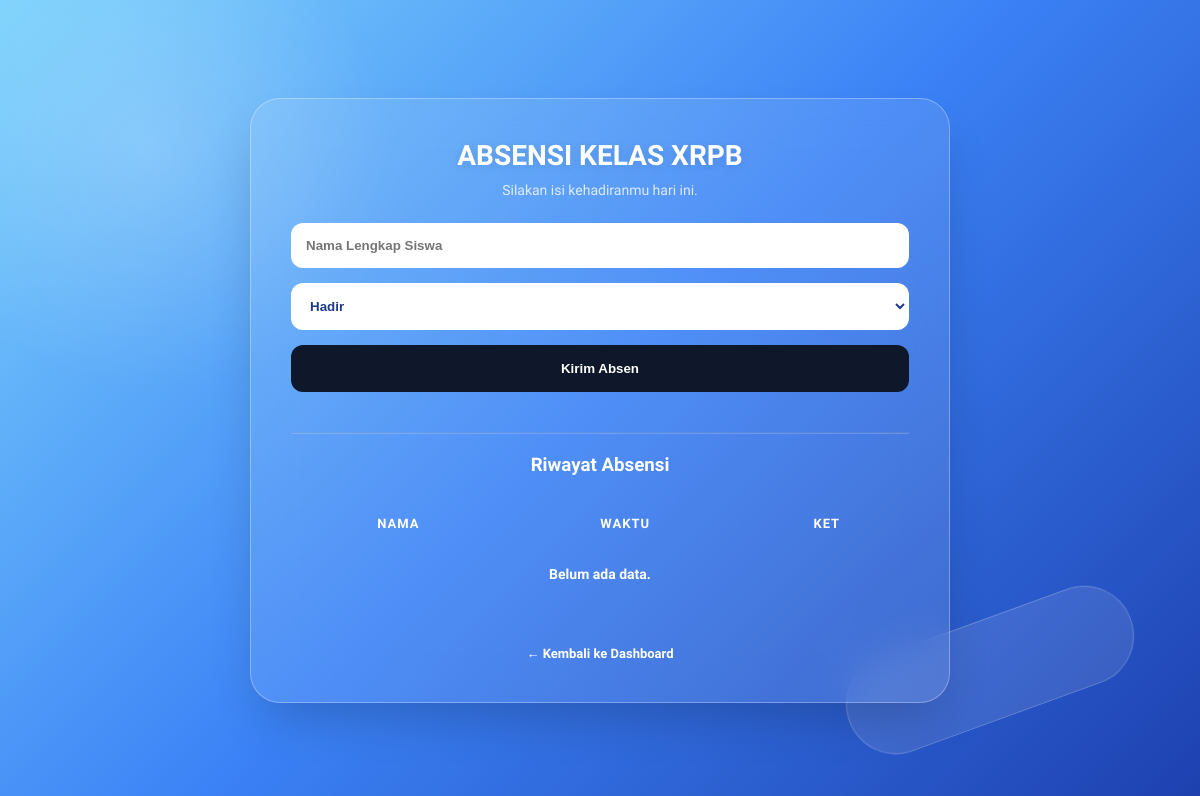
The app's page /absensi (signed in), older data.
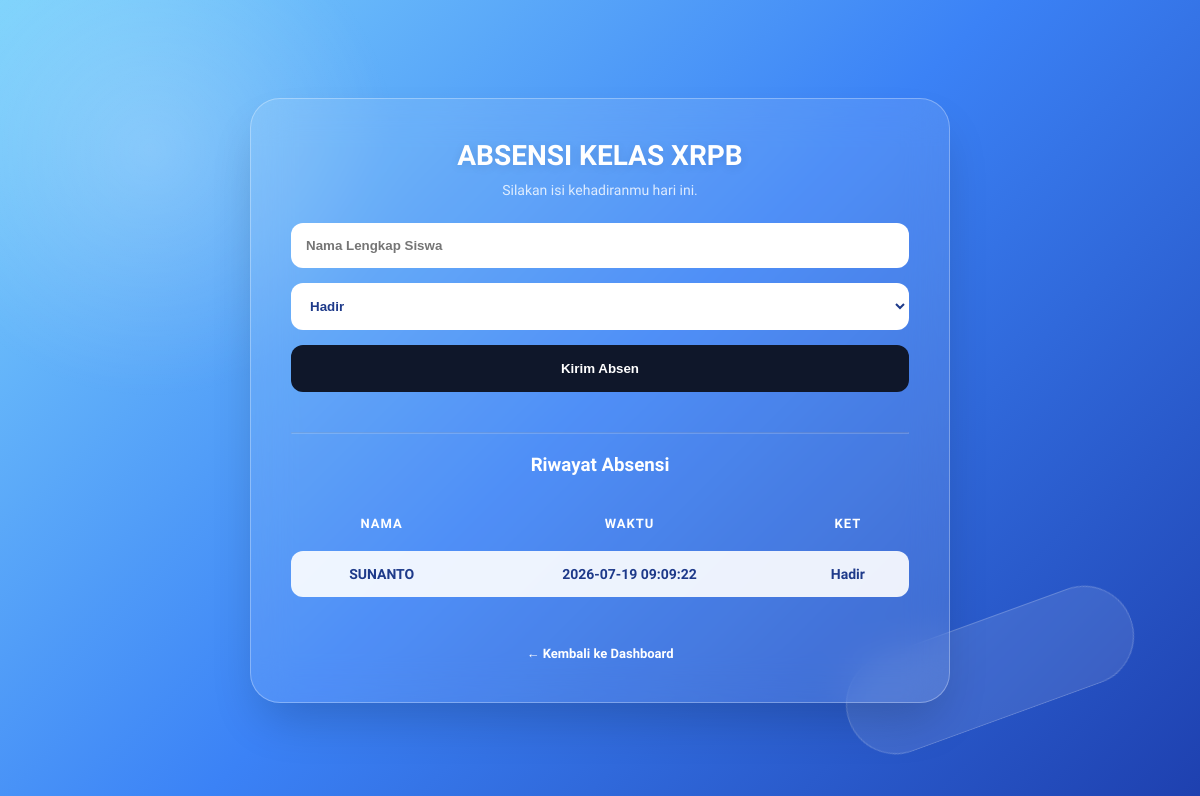
The same page, newer data.
### tables this page shows
CREATE TABLE absensi ( 
		id INTEGER PRIMARY KEY AUTOINCREMENT,
		nama TEXT NOT NULL,
		tanggal TIMESTAMP DEFAULT CURRENT_TIMESTAMP,
		keterangan TEXT NOT NULL
	);

### app.py (the view, shortened to what this page needs)
@app.route('/absensi', methods=['GET', 'POST'])
def absensi():
    if 'user' not in session:
        return redirect('/login')
    conn = get_db_connection()
    daftar_absen = conn.execute('SELECT * FROM absensi ORDER BY tanggal DESC').fetchall()
    conn.close()
    return render_template('absensi.html', data_absen=daftar_absen)

### app.py (called while the page is built)
def get_db_connection():
    conn = sqlite3.connect('database.db')
    conn.row_factory = sqlite3.Row
    return conn

### templates/absensi.html (shortened to what this page needs)
<!DOCTYPE html>
<html lang="id">
<head>
    <link rel="stylesheet" href="{{ url_for('static', filename='style.css') }}">
</head>
<body>
    <div class="art-bg"><div class="art-1"></div><div class="art-2"></div></div>
    <div class="container">
        <h1>ABSENSI KELAS XRPB</h1>
        <p>Silakan isi kehadiranmu hari ini.</p>
        <form action="/absensi" method="POST">
            <input type="text" name="nama" placeholder="Nama Lengkap Siswa" required>
            <select name="keterangan">
                <option value="Hadir">Hadir</option>
            </select>
            <button type="submit" class="button">Kirim Absen</button>
        </form>
        <hr style="opacity: 0.2; margin: 20px 0;">
        <h3>Riwayat Absensi</h3>
        <table>
            <thead>
                <tr>
                    <th>Nama</th>
                    <th>Waktu</th>
                    <th>Ket</th>
                </tr>
            </thead>
            <tbody>
                {% for absen in data_absen %}
                <tr>
                    <td>{{ absen.nama }}</td>
                    <td>{{ absen.tanggal }}</td>
                    <td>{{ absen.keterangan }}</td>
                </tr>
                {% else %}
                <tr><td colspan="4" style="text-align:center; background:none; color:white;">Belum ada data.</td></tr>
                {% endfor %}
            </tbody>
        </table>
        <br><br>
        <a href="/">← Kembali ke Dashboard</a>
    </div>
</body>
</html>

### static/style.css (style rules this page uses)
* { margin: 0; padding: 0; box-sizing: border-box; }
body { font-family: 'Plus Jakarta Sans', sans-serif; min-height: 100vh; display: flex; justify-content: center; align-items: center; background: linear-gradient(135deg, #7dd3fc 0%, #3b82f6 50%, #1e40af 100%); color: white; position: relative; padding: 20px; }
.art-bg { position: fixed; width: 100%; height: 100%; z-index: -1; top: 0; left: 0; }
.art-1 { position: absolute; width: 500px; height: 500px; background: radial-gradient(circle, rgba(255,255,255,0.2) 0%, transparent 70%); top: -100px; left: -100px; border-radius: 50%; }
.art-2 { position: absolute; width: 300px; height: 100px; background: rgba(255, 255, 255, 0.1); border: 1px solid rgba(255, 255, 255, 0.2); border-radius: 50px; bottom: 10%; right: 5%; transform: rotate(-20deg); backdrop-filter: blur(5px); }
.container { background: rgba(255, 255, 255, 0.1); backdrop-filter: blur(20px); -webkit-backdrop-filter: blur(20px); border: 1px solid rgba(255, 255, 255, 0.3); padding: 40px; border-radius: 30px; width: 100%; max-width: 700px; text-align: center; box-shadow: 0 25px 50px -12px rgba(0, 0, 0, 0.2); }
h1 { font-weight: 700; margin-bottom: 10px; font-size: 28px; text-shadow: 0 2px 10px rgba(0,0,0,0.1); }
p { color: rgba(255,255,255,0.8); margin-bottom: 25px; font-size: 14px; }
input, select { width: 100%; padding: 14px; margin-bottom: 15px; border: 1px solid rgba(255, 255, 255, 0.4); border-radius: 12px; background: white; color: #1e3a8a; font-weight: 600; outline: none; }
.button { background: #0f172a; color: white; padding: 16px; border: none; border-radius: 12px; font-weight: 700; cursor: pointer; width: 100%; transition: 0.3s; margin-bottom: 20px; }
table { width: 100%; border-collapse: separate; border-spacing: 0 8px; margin-top: 20px; }
th { padding: 12px; color: white; font-size: 13px; text-transform: uppercase; letter-spacing: 1px; }
td { padding: 15px; background: rgba(255, 255, 255, 0.9); color: #1e3a8a; font-weight: 600; font-size: 14px; }
td:first-child { border-radius: 12px 0 0 12px; }
td:last-child { border-radius: 0 12px 12px 0; }
a { color: white; text-decoration: none; font-weight: 600; font-size: 13px; transition: 0.3s; }

Row changes from the older to the newer data that the page shows:
added absensi: nama "SUNANTO", tanggal "2026-07-19 09:09:22", keterangan "Hadir"
Text that changed along with them:
text no longer shown: "Belum ada data."
